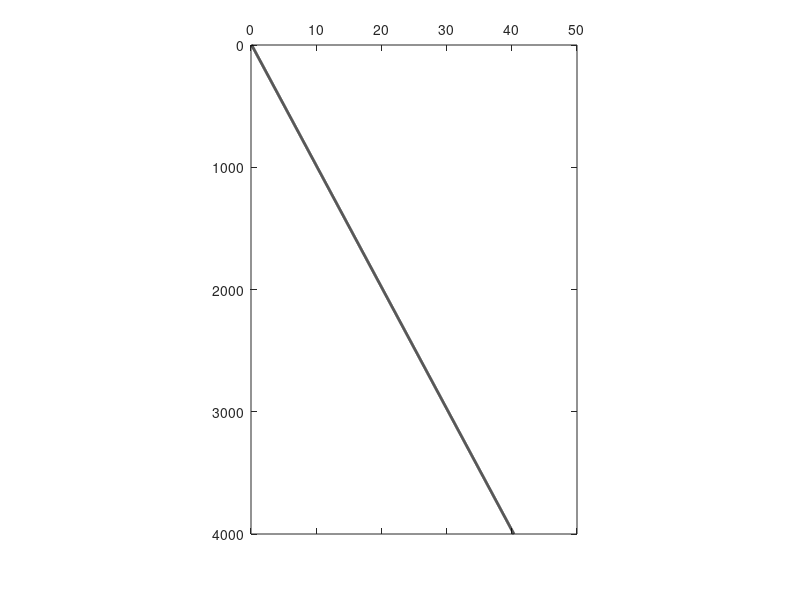

Write MATLAB code to recreate this figure. (Note: this script raises an error after producing the figure.)
clear;close all;clc;


rho = 1025;
g = 9.81;
h = 0:4000;

pressure = (101325 + rho * g * h)/1e6;

plot(pressure, h, 'k-', 'linewidth', 2)
set(gca, 'Xaxislocation', 'top', 'yaxislocation', 'left', 'ydir', 'reverse')
pbaspect([1 1.5 1])
plot_grid();
xlabel('pressure [MPa]')
ylabel('depth [m]')



